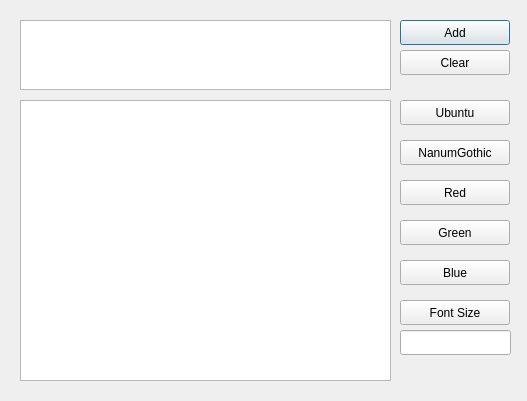
<?xml version="1.0" encoding="UTF-8"?>
<ui version="4.0">
 <class>Dialog</class>
 <widget class="QDialog" name="Dialog">
  <property name="geometry">
   <rect>
    <x>0</x>
    <y>0</y>
    <width>527</width>
    <height>401</height>
   </rect>
  </property>
  <property name="windowTitle">
   <string>Dialog</string>
  </property>
  <widget class="QTextEdit" name="Input">
   <property name="geometry">
    <rect>
     <x>20</x>
     <y>20</y>
     <width>371</width>
     <height>70</height>
    </rect>
   </property>
  </widget>
  <widget class="QTextEdit" name="Output">
   <property name="geometry">
    <rect>
     <x>20</x>
     <y>100</y>
     <width>371</width>
     <height>281</height>
    </rect>
   </property>
   <property name="readOnly">
    <bool>true</bool>
   </property>
  </widget>
  <widget class="QPushButton" name="Add">
   <property name="geometry">
    <rect>
     <x>400</x>
     <y>20</y>
     <width>110</width>
     <height>25</height>
    </rect>
   </property>
   <property name="text">
    <string>Add</string>
   </property>
  </widget>
  <widget class="QPushButton" name="FontUbuntu">
   <property name="geometry">
    <rect>
     <x>400</x>
     <y>100</y>
     <width>110</width>
     <height>25</height>
    </rect>
   </property>
   <property name="text">
    <string>Ubuntu</string>
   </property>
  </widget>
  <widget class="QPushButton" name="FontNanumGothic">
   <property name="geometry">
    <rect>
     <x>400</x>
     <y>140</y>
     <width>110</width>
     <height>25</height>
    </rect>
   </property>
   <property name="text">
    <string>NanumGothic</string>
   </property>
  </widget>
  <widget class="QPushButton" name="Red">
   <property name="geometry">
    <rect>
     <x>400</x>
     <y>180</y>
     <width>110</width>
     <height>25</height>
    </rect>
   </property>
   <property name="text">
    <string>Red</string>
   </property>
  </widget>
  <widget class="QPushButton" name="Green">
   <property name="geometry">
    <rect>
     <x>400</x>
     <y>220</y>
     <width>110</width>
     <height>25</height>
    </rect>
   </property>
   <property name="text">
    <string>Green</string>
   </property>
  </widget>
  <widget class="QPushButton" name="Blue">
   <property name="geometry">
    <rect>
     <x>400</x>
     <y>260</y>
     <width>110</width>
     <height>25</height>
    </rect>
   </property>
   <property name="text">
    <string>Blue</string>
   </property>
  </widget>
  <widget class="QPushButton" name="Clear">
   <property name="geometry">
    <rect>
     <x>400</x>
     <y>50</y>
     <width>110</width>
     <height>25</height>
    </rect>
   </property>
   <property name="text">
    <string>Clear</string>
   </property>
  </widget>
  <widget class="QPushButton" name="SetFontSize">
   <property name="geometry">
    <rect>
     <x>400</x>
     <y>300</y>
     <width>110</width>
     <height>25</height>
    </rect>
   </property>
   <property name="text">
    <string>Font Size</string>
   </property>
  </widget>
  <widget class="QLineEdit" name="FontSize">
   <property name="geometry">
    <rect>
     <x>400</x>
     <y>330</y>
     <width>111</width>
     <height>25</height>
    </rect>
   </property>
   <property name="inputMethodHints">
    <set>Qt::ImhDigitsOnly</set>
   </property>
  </widget>
 </widget>
 <resources/>
 <connections/>
</ui>
